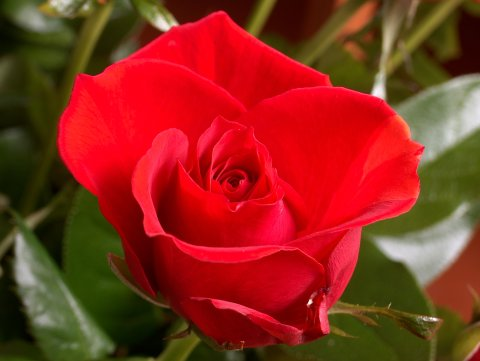
#> input picture ImageProcessing/Images/flower1.jpg, 480 x 361 px, found by its file name
$ python 01_ImageRead.py   (older library calls are emulated)
#> lines starting #> are read from the running program, lines starting #| are printed output that depends on the picture
# image handeling libraries are PIL, OpenCV, Scikit-image, Matplotlib
# pip install scikit-image
from skimage import io
from skimage.color import rgb2grey
from skimage import img_as_float, img_as_ubyte

import numpy as np
from matplotlib import pyplot as plt

# read and print an image (numpy)
my_image = io.imread("ImageProcessing/Images/flower1.jpg")
#> my_image is the input picture: shape (361, 480, 3); mean R, G, B 139.9, 43.9, 28.2
# #print(type(my_image))
#print(my_image)
plt.imshow(my_image)
plt.show()
print(my_image.min(), my_image.max())
#| 0 255

# simple line
x = np.linspace(0, 10, 100)
plt.plot(x, np.sin(x))
plt.plot(x, np.cos(x))
plt.show()
#> figure, not shown here; curve peaks at x = 7.88, y = 1; curve peaks at x = 0, y = 1

# create an artificial image
random_image = np.random.random([361,480])
#plt.plot(random_image)
#plt.show()
plt.imshow(random_image)
plt.show()

# show as grey image
plt.imshow(random_image, cmap="Greys")
plt.show()

# min and max values in the image
print("min = %.3f , max = %.3f" %(random_image.min(), random_image.max()))

# create image from a list
my_list = [[[100,20,30],[100,50,200],[230,200,150]],
            [[60,60,60],[90,90,90],[180,180,180]],
            [[0,0,255],[0,255,0],[255,0,0]]]
list_image = np.array(my_list)
plt.imshow(list_image)
plt.show()
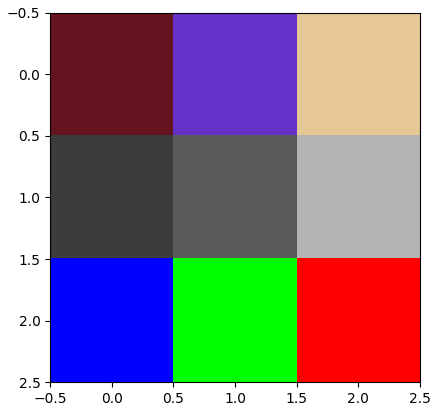
#> figure drawn by matplotlib, 1 panel

# convert data types from uint to float
float_image = img_as_float(my_image)
print("min = %.3f , max = %.3f" %(float_image.min(), float_image.max()))
#| min = 0.000 , max = 1.000
ubyte_image = img_as_ubyte(random_image)
print("min = %d , max = %d" %(ubyte_image.min(), ubyte_image.max()))

# converting my_image to grey image
grey_image = rgb2grey(my_image)
plt.imshow(grey_image)
plt.show()
print("min = %.3f , max = %.3f" %(grey_image.min(), grey_image.max()))
#| min = 0.004 , max = 0.979

# gray image using lambda
gray = lambda rgb : np.dot(rgb[... , :3] , [0.299 , 0.587, 0.114])
gray_image = gray(my_image)
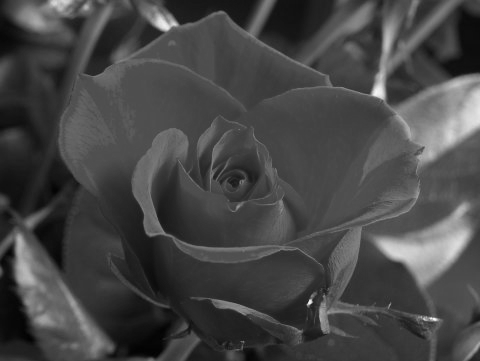
#> gray_image: shape (361, 480) float64; min 0.929, max 249.9, mean 70.8
plt.imshow(gray_image)
plt.show()

# darkening my_image
dark_image = gray_image * 0.5
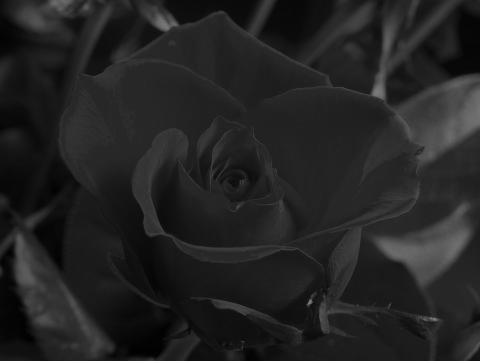
#> dark_image: shape (361, 480) float64; min 0.464, max 124.9, mean 35.4
plt.imshow(dark_image)
plt.show()
print("min = %.3f , max = %.3f" %(dark_image.min(), dark_image.max()))
#| min = 0.464 , max = 124.941

# image addition (same size 361*480)
add_result = grey_image + random_image
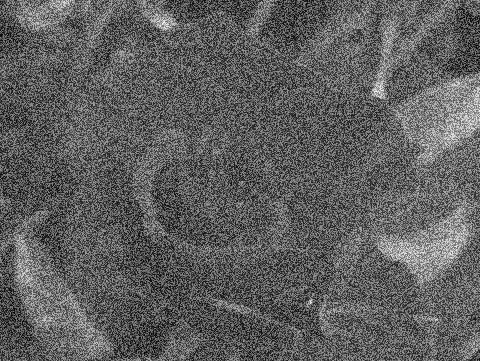
#> add_result: shape (361, 480) float64; min 0.0263, max 1.95, mean 0.748; drawn with min black and max white
plt.imshow(add_result)
plt.show()

# slicing the red R component my_image[:,:,0]
# slicing the green G my_image[:,:,1]
# slicing the blue B my_image[:,:,2]
# zero_image = np.zeros(pic.shape, dtype="uint8")
zero_image = my_image * 0
#> zero_image: shape (361, 480, 3); every value is 0
red_slice = my_image[:,:,0]
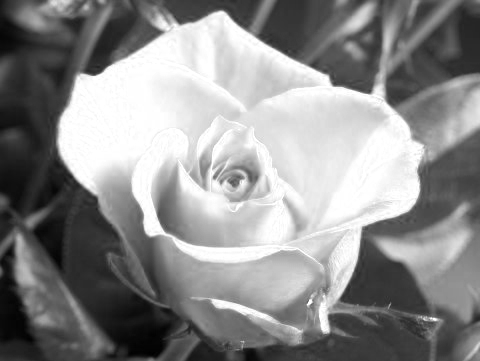
#> red_slice: shape (361, 480); min 0, max 255, mean 139.9
zero_image[:,:,0] = red_slice
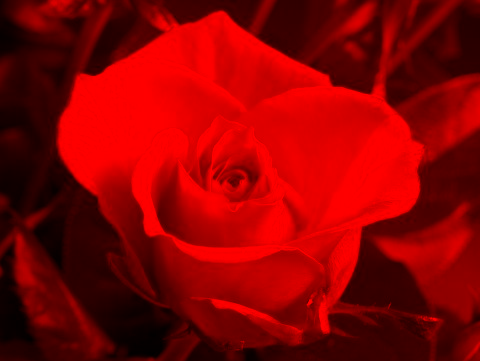
#> zero_image: shape (361, 480, 3); mean R, G, B 139.9, 0, 0
red_image = zero_image
plt.imshow(red_image)
plt.show()

# draw colored rows
edited_image = my_image.copy()

edited_image[100:120,:,0] = 255
plt.imshow(edited_image)
plt.show()

edited_image[160:180,:,1] = 255
plt.imshow(edited_image)
plt.show()

edited_image[220:240,:,2] = 255
plt.imshow(edited_image)
plt.show()

# draw colored boxes
boxed_image = my_image.copy()
boxed_image[50:100,50:100,:] = [255,255,255] # white
boxed_image[100:150,100:150,:] = [255,255,0] # yellow
boxed_image[150:200,150:200,:] = [0,255,0] # green
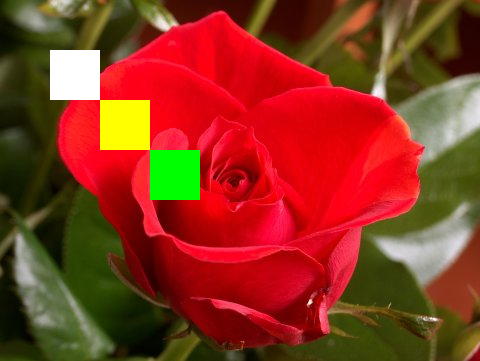
#> boxed_image: shape (361, 480, 3); mean R, G, B 139, 54.1, 30.9
plt.imshow(boxed_image)
plt.show()
